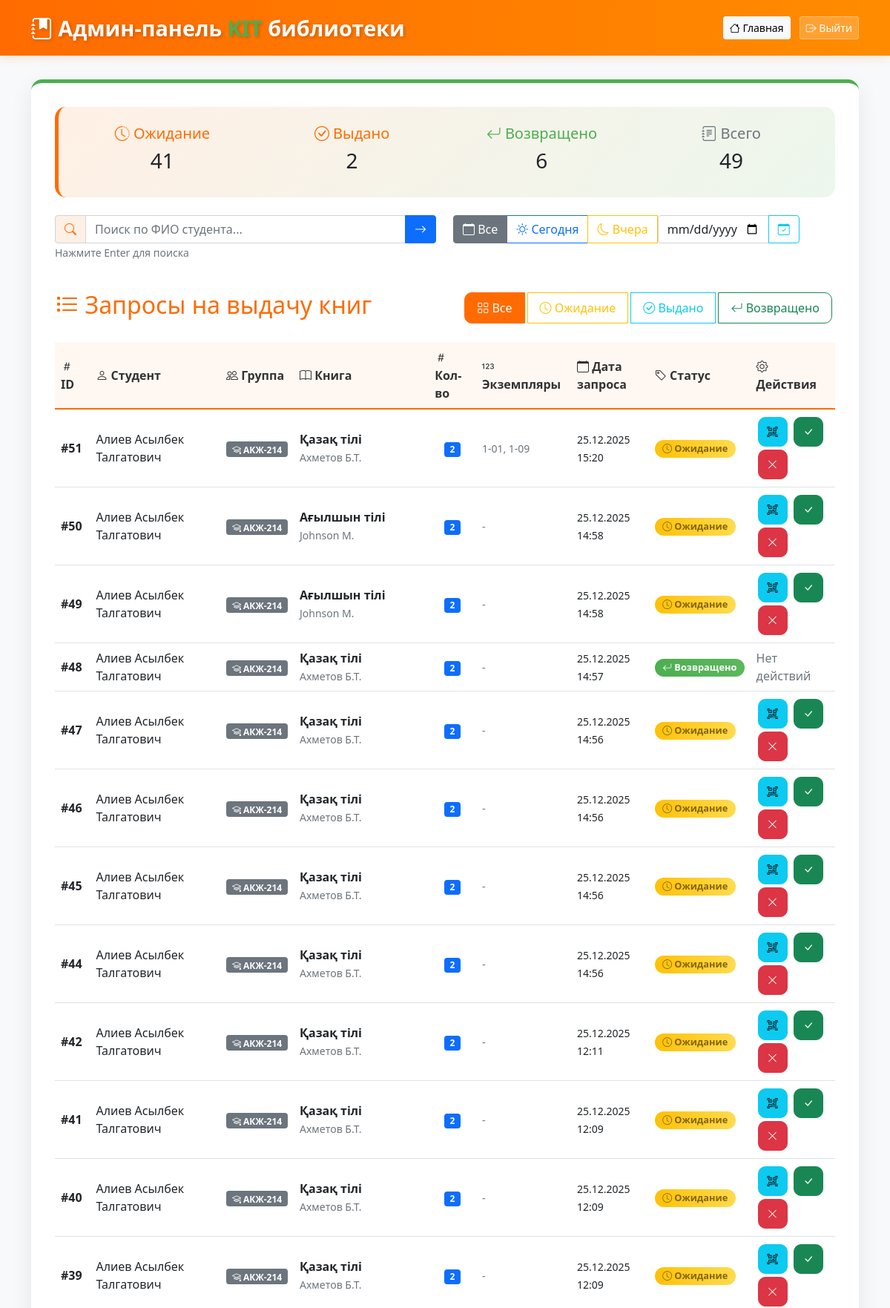
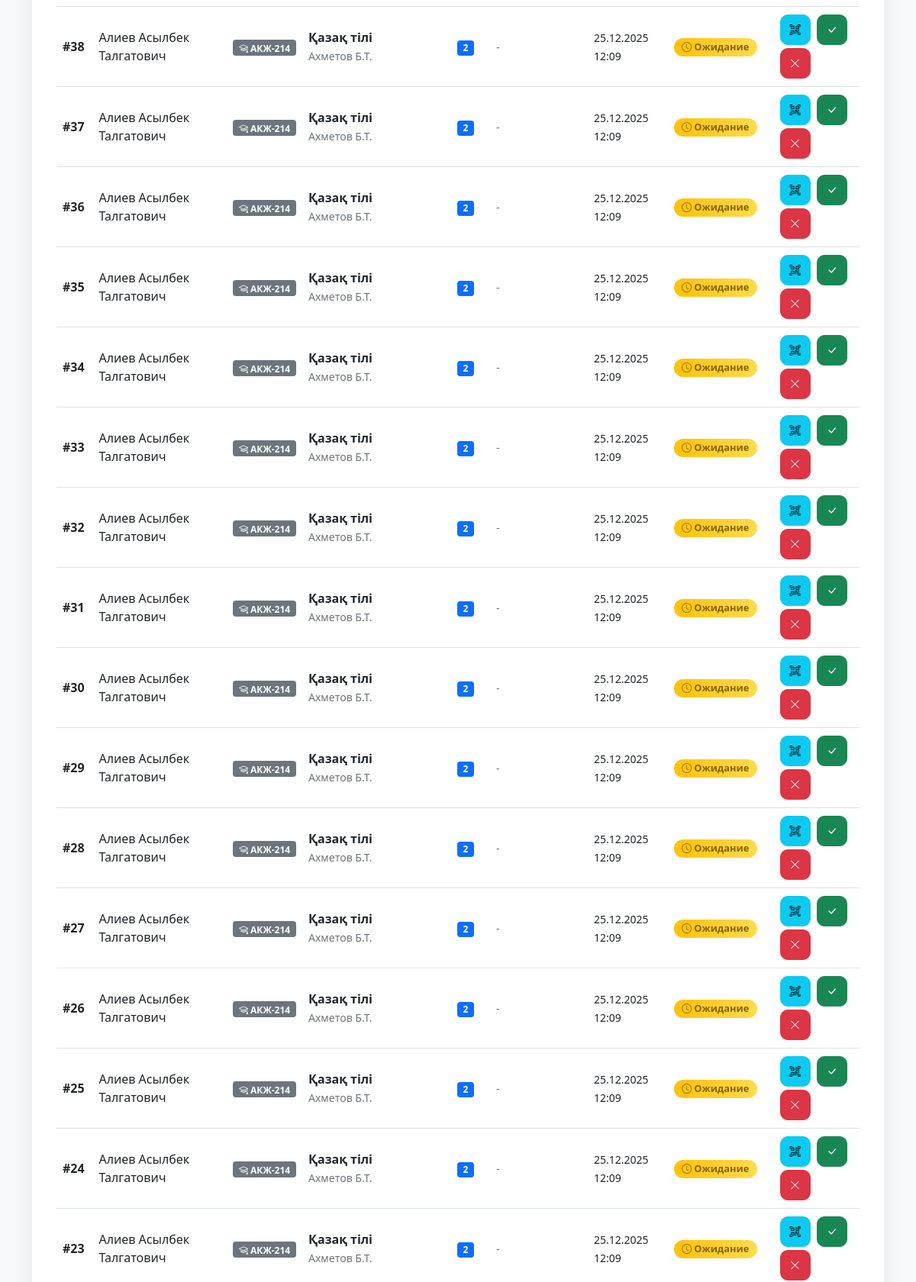
Page /admin (signed in, upper part) on the committed database (2 pictures, top to bottom).
### models.py (models this page shows, shortened)
class BookRequest(db.Model):
    __tablename__ = 'book_requests'
    id = db.Column(db.Integer, primary_key=True)
    request_number = db.Column(db.String(20), unique=True, nullable=True)
    student_id = db.Column(db.Integer, db.ForeignKey('students.id'), nullable=False)
    book_id = db.Column(db.Integer, db.ForeignKey('books.id'), nullable=False)
    request_date = db.Column(db.DateTime, nullable=False, default=db.func.now())
    issue_date = db.Column(db.DateTime)
    planned_return_date = db.Column(db.DateTime)
    actual_return_date = db.Column(db.DateTime)
    quantity = db.Column(db.Integer, nullable=False, default=1)
    status = db.Column(db.String(20), nullable=False, default='ожидание')  # ожидание, выдано, возвращено
    book = db.relationship('Book', backref='requests')
    @property
    def assigned_copy_codes(self):
        copies = BookCopy.query.filter_by(current_request_id=self.id).all()
        return ', '.join([copy.copy_code for copy in copies]) if copies else "-"

class Student(db.Model):
    __tablename__ = 'students'
    id = db.Column(db.Integer, primary_key=True)
    full_name = db.Column(db.String(100), nullable=False)
    group_id = db.Column(db.Integer, db.ForeignKey('groups.id'), nullable=False)
    book_requests = db.relationship('BookRequest', backref='student', lazy=True)

class Group(db.Model):
    __tablename__ = 'groups'
    id = db.Column(db.Integer, primary_key=True)
    name = db.Column(db.String(50), unique=True, nullable=False)
    language = db.Column(db.String(10), nullable=False)
    course = db.Column(db.Integer, nullable=False)
    students = db.relationship('Student', backref='group', lazy=True)

class Book(db.Model):
    __tablename__ = 'books'
    id = db.Column(db.Integer, primary_key=True)
    name = db.Column(db.String(200), nullable=False)
    author = db.Column(db.String(100), nullable=False)
    year = db.Column(db.Integer, nullable=False)
    total_quantity = db.Column(db.Integer, nullable=False)  # Общее количество экземпляров
    language = db.Column(db.String(10), nullable=False)
    course = db.Column(db.Integer, nullable=False)
    copies = db.relationship('BookCopy', backref='book', lazy=True, cascade="all, delete-orphan")

class BookCopy(db.Model):
    __tablename__ = 'book_copies'
    id = db.Column(db.Integer, primary_key=True)  # Автоинкрементный ID в БД
    copy_code = db.Column(db.String(50), unique=True, nullable=False)  # Уникальный код экземпляра, например "10501" — это то, что в QR-коде
    book_id = db.Column(db.Integer, db.ForeignKey('books.id'), nullable=False)
    is_available = db.Column(db.Boolean, default=True, nullable=False)
    current_request_id = db.Column(db.Integer, db.ForeignKey('book_requests.id'), nullable=True)
    current_request = db.relationship('BookRequest', backref='assigned_copies', foreign_keys=[current_request_id])

### app.py (the view)
@app.route('/admin')
@admin_required
def admin_dashboard():
    requests = BookRequest.query.order_by(BookRequest.request_date.desc()).all()
    return render_template('admin.html',
                         requests=requests,
                         current_status='all',
                         current_date='all',
                         search_query='',
                         custom_date='')

### templates/admin.html (shortened to what this page needs)
<!DOCTYPE html>
<html lang="ru">
<head>
    <link href="https://cdn.jsdelivr.net/npm/bootstrap@5.1.3/dist/css/bootstrap.min.css" rel="stylesheet">
    <link rel="stylesheet" href="https://cdn.jsdelivr.net/npm/bootstrap-icons@1.8.1/font/bootstrap-icons.css">
</head>
<body>
    <nav class="kit-header">
        <div class="container">
            <div class="d-flex justify-content-between align-items-center">
                <span class="kit-logo">
                    <i class="bi bi-journal-bookmark-fill"></i>
                    Админ-панель <span>KIT</span> библиотеки
                </span>
                <div>
                    <a href="{{ url_for('admin_dashboard') }}" class="btn btn-light btn-sm me-2">
                        <i class="bi bi-house"></i> Главная
                    </a>
                    <a href="{{ url_for('admin_logout') }}" class="btn btn-logout btn-sm text-white">
                        <i class="bi bi-box-arrow-right"></i> Выйти
                    </a>
                </div>
            </div>
        </div>
    </nav>
    <div class="container">
        <div class="admin-container">
            <div class="stats-card">
                <div class="row">
                    <div class="col-md-3 text-center">
                        <h5 style="color: var(--kit-orange);">
                            <i class="bi bi-clock-history"></i> Ожидание
                        </h5>
                        <h3>{{ requests|selectattr('status', 'equalto', 'ожидание')|list|length }}</h3>
                    </div>
                    <div class="col-md-3 text-center">
                        <h5 style="color: var(--kit-orange);">
                            <i class="bi bi-check-circle"></i> Выдано
                        </h5>
                        <h3>{{ requests|selectattr('status', 'equalto', 'выдано')|list|length }}</h3>
                    </div>
                    <div class="col-md-3 text-center">
                        <h5 style="color: var(--kit-green);">
                            <i class="bi bi-arrow-return-left"></i> Возвращено
                        </h5>
                        <h3>{{ requests|selectattr('status', 'equalto', 'возвращено')|list|length }}</h3>
                    </div>
                    <div class="col-md-3 text-center">
                        <h5 style="color: #6c757d;">
                            <i class="bi bi-journal-text"></i> Всего
                        </h5>
                        <h3>{{ requests|length }}</h3>
                    </div>
                </div>
            </div>
            <div class="row mb-4">
                <div class="col-md-6 mb-3">
                    <div class="input-group">
                        <span class="input-group-text" style="background: rgba(255, 107, 0, 0.1);">
                            <i class="bi bi-search" style="color: var(--kit-orange);"></i>
                        </span>
                        <input type="text" class="form-control" id="searchInput" placeholder="Поиск по ФИО студента..." value="{{ search_query }}" onkeypress="handleSearchEnter(event)">
                        <button class="btn btn-primary" type="button" onclick="applySearch()">
                            <i class="bi bi-arrow-right"></i>
                        </button>
                    </div>
                    <small class="text-muted">Нажмите Enter для поиска</small>
                </div>
                <div class="col-md-6 mb-3">
                    <div class="btn-group" role="group">
                        <label class="btn btn-outline-secondary" for="date_all"><i class="bi bi-calendar"></i> Все</label>
                        <label class="btn btn-outline-primary" for="date_today"><i class="bi bi-sun"></i> Сегодня</label>
                        <label class="btn btn-outline-warning" for="date_yesterday"><i class="bi bi-moon"></i> Вчера</label>
                        <div class="input-group" style="width: auto;">
                            <input type="date" class="form-control" id="customDateInput" value="{{ custom_date }}" style="max-width: 150px;">
                            <button class="btn btn-outline-info" type="button" onclick="applyCustomDate()">
                                <i class="bi bi-calendar-check"></i>
                            </button>
                        </div>
                    </div>
                </div>
            </div>
            <div class="d-flex justify-content-between align-items-center mb-4">
                <h2 style="color: var(--kit-orange);">
                    <i class="bi bi-list-task"></i> Запросы на выдачу книг
                </h2>
                <div class="btn-group">
                    <button class="btn filter-btn btn-outline-primary {% if current_status == 'all' %}active{% endif %}" onclick="applyStatusFilter('all')">
                        <i class="bi bi-grid"></i> Все
                    </button>
                    <button class="btn filter-btn btn-outline-warning {% if current_status == 'ожидание' %}active{% endif %}" onclick="applyStatusFilter('ожидание')">
                        <i class="bi bi-clock"></i> Ожидание
                    </button>
                    <button class="btn filter-btn btn-outline-info {% if current_status == 'выдано' %}active{% endif %}" onclick="applyStatusFilter('выдано')">
                        <i class="bi bi-check-circle"></i> Выдано
                    </button>
                    <button class="btn filter-btn btn-outline-success {% if current_status == 'возвращено' %}active{% endif %}" onclick="applyStatusFilter('возвращено')">
                        <i class="bi bi-arrow-return-left"></i> Возвращено
                    </button>
                </div>
            </div>
            {% if requests %}
            <div class="table-responsive">
                <table class="table table-hover" id="requestsTable">
                    <thead class="table-light">
                        <tr>
                            <th><i class="bi bi-hash"></i> ID</th>
                            <th><i class="bi bi-person"></i> Студент</th>
                            <th><i class="bi bi-people"></i> Группа</th>
                            <th><i class="bi bi-book"></i> Книга</th>
                            <th><i class="bi bi-hash"></i> Кол-во</th>
                            <th><i class="bi bi-123"></i> Экземпляры</th>
                            <th><i class="bi bi-calendar"></i> Дата запроса</th>
                            <th><i class="bi bi-tag"></i> Статус</th>
                            <th><i class="bi bi-gear"></i> Действия</th>
                        </tr>
                    </thead>
                    <tbody>
                        {% for req in requests %}
                        <tr data-status="{{ req.status }}">
                            <td><strong>#{{ req.id }}</strong></td>
                            <td>{{ req.student.full_name if req.student else 'Неизвестно' }}</td>
                            <td>
                                {% if req.student and req.student.group %}
                                    <span class="badge bg-secondary">
                                        <i class="bi bi-mortarboard"></i> {{ req.student.group.name }}
                                    </span>
                                {% else %}
                                    -
                                {% endif %}
                            </td>
                            <td>
                                {% if req.book %}
                                    <strong>{{ req.book.name }}</strong><br>
                                    <small class="text-muted">{{ req.book.author }}</small>
                                {% else %}
                                    <span class="text-danger">Книга удалена</span>
                                {% endif %}
                            </td>
                            <td>
                                <span class="badge bg-primary">{{ req.quantity }}</span>
                            </td>
                            <td>
                                <small class="text-muted">
                                    {{ req.assigned_copy_codes }}
                                </small>
                            </td>
                            <td>
                                <small>
                                    {{ req.request_date.strftime('%d.%m.%Y %H:%M') if req.request_date else '-' }}
                                </small>
                            </td>
                            <td>
                                {% if req.status == 'ожидание' %}
                                    <span class="badge status-badge status-waiting">
                                        <i class="bi bi-clock"></i> Ожидание
                                    </span>
                                {% elif req.status == 'выдано' %}
                                    <span class="badge status-badge status-issued">
                                        <i class="bi bi-check-circle"></i> Выдано
                                    </span>
                                {% elif req.status == 'возвращено' %}
                                    <span class="badge status-badge status-returned">
                                        <i class="bi bi-arrow-return-left"></i> Возвращено
                                    </span>
                                {% endif %}
                            </td>
                            <td>
                                {% if req.status == 'ожидание' %}
                                    <button class="btn btn-info btn-sm action-btn"
                                        data-action="scan"
                                        data-id="{{ req.id }}"
                                        title="Привязать экземпляры (QR)">
                                        <i class="bi bi-qr-code-scan"></i>
                                    </button>
                                    <button class="btn btn-success btn-sm action-btn"
                                        data-action="confirm"
                                        data-id="{{ req.id }}"
                                        title="Подтвердить выдачу">
                                        <i class="bi bi-check-lg"></i>
                                    </button>
                                    <button class="btn btn-danger btn-sm action-btn"
                                        data-action="reject"
                                        data-id="{{ req.id }}"
                                        title="Отклонить">
                                        <i class="bi bi-x-lg"></i>
                                    </button>
                                {% elif req.status == 'выдано' %}
                                    <button class="btn btn-primary btn-sm action-btn"
                                        data-action="return"
                                        data-id="{{ req.id }}"
                                        title="Отметить возврат">
                                        <i class="bi bi-arrow-return-left"></i>
                                    </button>
                                {% else %}
                                    <span class="text-muted">Нет действий</span>
                                {% endif %}
                            </td>
                        </tr>
                        {% endfor %}
                    </tbody>
                </table>
            </div>
            {% else %}
            <div class="alert alert-info text-center">
                <i class="bi bi-info-circle display-4" style="color: var(--kit-orange);"></i>
                <h4 class="mt-3" style="color: var(--kit-orange);">Запросов нет</h4>
                <p class="text-muted">Когда студенты оформят заявки, они появятся здесь</p>
            </div>
            {% endif %}
        </div>
    </div>
</body>
</html>

### rows in the picture
BookRequest: id "51", student "Алиев Асылбек Талгатович", student.group.name "АКЖ-214", book.name "Қазақ тілі", book.author "Ахметов Б.Т.", quantity "2", assigned_copy_codes "1-01, 1-09", request_date "25.12.2025 15:20", status "ожидание" (drawn)
BookRequest: id "50", student "Алиев Асылбек Талгатович", student.group.name "АКЖ-214", book.name "Ағылшын тілі", book.author "Johnson M.", quantity "2", assigned_copy_codes "-", request_date "25.12.2025 14:58", status "ожидание" (drawn)
BookRequest: id "49", student "Алиев Асылбек Талгатович", student.group.name "АКЖ-214", book.name "Ағылшын тілі", book.author "Johnson M.", quantity "2", assigned_copy_codes "-", request_date "25.12.2025 14:58", status "ожидание" (drawn)
BookRequest: id "48", student "Алиев Асылбек Талгатович", student.group.name "АКЖ-214", book.name "Қазақ тілі", book.author "Ахметов Б.Т.", quantity "2", assigned_copy_codes "-", request_date "25.12.2025 14:57", status "возвращено" (drawn)
BookRequest: id "47", student "Алиев Асылбек Талгатович", student.group.name "АКЖ-214", book.name "Қазақ тілі", book.author "Ахметов Б.Т.", quantity "2", assigned_copy_codes "-", request_date "25.12.2025 14:56", status "ожидание" (drawn)
BookRequest: id "46", student "Алиев Асылбек Талгатович", student.group.name "АКЖ-214", book.name "Қазақ тілі", book.author "Ахметов Б.Т.", quantity "2", assigned_copy_codes "-", request_date "25.12.2025 14:56", status "ожидание" (drawn)
BookRequest: id "45", student "Алиев Асылбек Талгатович", student.group.name "АКЖ-214", book.name "Қазақ тілі", book.author "Ахметов Б.Т.", quantity "2", assigned_copy_codes "-", request_date "25.12.2025 14:56", status "ожидание" (drawn)
BookRequest: id "44", student "Алиев Асылбек Талгатович", student.group.name "АКЖ-214", book.name "Қазақ тілі", book.author "Ахметов Б.Т.", quantity "2", assigned_copy_codes "-", request_date "25.12.2025 14:56", status "ожидание" (drawn)
BookRequest: id "42", student "Алиев Асылбек Талгатович", student.group.name "АКЖ-214", book.name "Қазақ тілі", book.author "Ахметов Б.Т.", quantity "2", assigned_copy_codes "-", request_date "25.12.2025 12:11", status "ожидание" (drawn)
BookRequest: id "41", student "Алиев Асылбек Талгатович", student.group.name "АКЖ-214", book.name "Қазақ тілі", book.author "Ахметов Б.Т.", quantity "2", assigned_copy_codes "-", request_date "25.12.2025 12:09", status "ожидание" (drawn)
BookRequest: id "40", student "Алиев Асылбек Талгатович", student.group.name "АКЖ-214", book.name "Қазақ тілі", book.author "Ахметов Б.Т.", quantity "2", assigned_copy_codes "-", request_date "25.12.2025 12:09", status "ожидание" (drawn)
BookRequest: id "39", student "Алиев Асылбек Талгатович", student.group.name "АКЖ-214", book.name "Қазақ тілі", book.author "Ахметов Б.Т.", quantity "2", assigned_copy_codes "-", request_date "25.12.2025 12:09", status "ожидание" (drawn)
BookRequest: id "38", student "Алиев Асылбек Талгатович", student.group.name "АКЖ-214", book.name "Қазақ тілі", book.author "Ахметов Б.Т.", quantity "2", assigned_copy_codes "-", request_date "25.12.2025 12:09", status "ожидание" (drawn)
BookRequest: id "37", student "Алиев Асылбек Талгатович", student.group.name "АКЖ-214", book.name "Қазақ тілі", book.author "Ахметов Б.Т.", quantity "2", assigned_copy_codes "-", request_date "25.12.2025 12:09", status "ожидание" (drawn)
BookRequest: id "36", student "Алиев Асылбек Талгатович", student.group.name "АКЖ-214", book.name "Қазақ тілі", book.author "Ахметов Б.Т.", quantity "2", assigned_copy_codes "-", request_date "25.12.2025 12:09", status "ожидание" (drawn)
BookRequest: id "35", student "Алиев Асылбек Талгатович", student.group.name "АКЖ-214", book.name "Қазақ тілі", book.author "Ахметов Б.Т.", quantity "2", assigned_copy_codes "-", request_date "25.12.2025 12:09", status "ожидание" (drawn)
BookRequest: id "34", student "Алиев Асылбек Талгатович", student.group.name "АКЖ-214", book.name "Қазақ тілі", book.author "Ахметов Б.Т.", quantity "2", assigned_copy_codes "-", request_date "25.12.2025 12:09", status "ожидание" (drawn)
BookRequest: id "33", student "Алиев Асылбек Талгатович", student.group.name "АКЖ-214", book.name "Қазақ тілі", book.author "Ахметов Б.Т.", quantity "2", assigned_copy_codes "-", request_date "25.12.2025 12:09", status "ожидание" (drawn)
BookRequest: id "32", student "Алиев Асылбек Талгатович", student.group.name "АКЖ-214", book.name "Қазақ тілі", book.author "Ахметов Б.Т.", quantity "2", assigned_copy_codes "-", request_date "25.12.2025 12:09", status "ожидание" (drawn)
BookRequest: id "31", student "Алиев Асылбек Талгатович", student.group.name "АКЖ-214", book.name "Қазақ тілі", book.author "Ахметов Б.Т.", quantity "2", assigned_copy_codes "-", request_date "25.12.2025 12:09", status "ожидание" (drawn)
BookRequest: id "30", student "Алиев Асылбек Талгатович", student.group.name "АКЖ-214", book.name "Қазақ тілі", book.author "Ахметов Б.Т.", quantity "2", assigned_copy_codes "-", request_date "25.12.2025 12:09", status "ожидание" (drawn)
BookRequest: id "29", student "Алиев Асылбек Талгатович", student.group.name "АКЖ-214", book.name "Қазақ тілі", book.author "Ахметов Б.Т.", quantity "2", assigned_copy_codes "-", request_date "25.12.2025 12:09", status "ожидание" (drawn)
BookRequest: id "28", student "Алиев Асылбек Талгатович", student.group.name "АКЖ-214", book.name "Қазақ тілі", book.author "Ахметов Б.Т.", quantity "2", assigned_copy_codes "-", request_date "25.12.2025 12:09", status "ожидание" (drawn)
BookRequest: id "27", student "Алиев Асылбек Талгатович", student.group.name "АКЖ-214", book.name "Қазақ тілі", book.author "Ахметов Б.Т.", quantity "2", assigned_copy_codes "-", request_date "25.12.2025 12:09", status "ожидание" (drawn)
BookRequest: id "26", student "Алиев Асылбек Талгатович", student.group.name "АКЖ-214", book.name "Қазақ тілі", book.author "Ахметов Б.Т.", quantity "2", assigned_copy_codes "-", request_date "25.12.2025 12:09", status "ожидание" (drawn)
BookRequest: id "25", student "Алиев Асылбек Талгатович", student.group.name "АКЖ-214", book.name "Қазақ тілі", book.author "Ахметов Б.Т.", quantity "2", assigned_copy_codes "-", request_date "25.12.2025 12:09", status "ожидание" (drawn)
BookRequest: id "24", student "Алиев Асылбек Талгатович", student.group.name "АКЖ-214", book.name "Қазақ тілі", book.author "Ахметов Б.Т.", quantity "2", assigned_copy_codes "-", request_date "25.12.2025 12:09", status "ожидание" (drawn)
BookRequest: id "23", student "Алиев Асылбек Талгатович", student.group.name "АКЖ-214", book.name "Қазақ тілі", book.author "Ахметов Б.Т.", quantity "2", assigned_copy_codes "-", request_date "25.12.2025 12:09", status "ожидание" (drawn)

### other values in the picture
{{ requests|selectattr('status', 'equalto', 'ожидание')|list|length }} "41"
{{ requests|selectattr('status', 'equalto', 'выдано')|list|length }} "2"
{{ requests|selectattr('status', 'equalto', 'возвращено')|list|length }} "6"
{{ requests|length }} "49"
